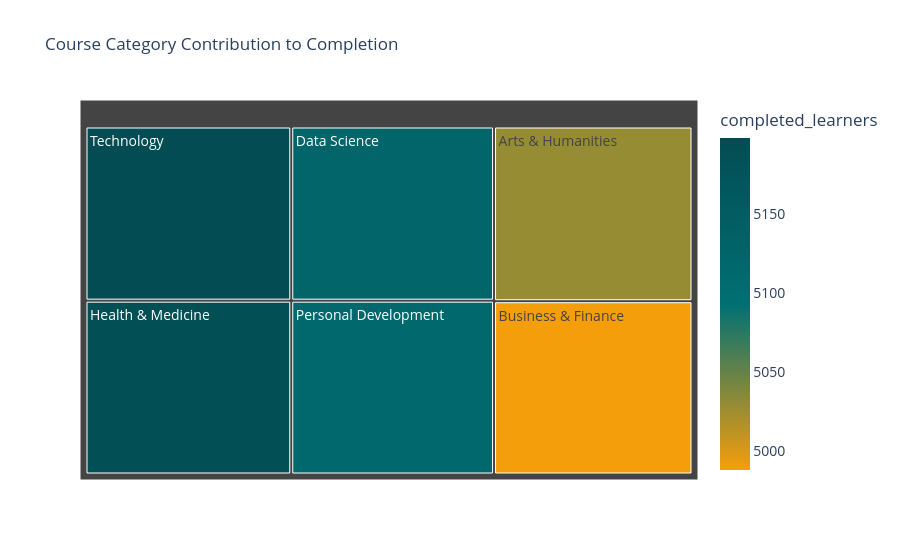

Write notebook code for a chart like this one.
### Code cell
fig = px.treemap(course_completion,
                 path=['course_category'],
                 values='completed_learners',
                 color='completed_learners',
                 color_continuous_scale=[
                     yellow,
                     teal,
                     dark_teal],
                title='Course Category Contribution to Completion')

fig.update_layout(
    paper_bgcolor=white,
    title_font_size = 17,
    font=dict(size=14))

fig.show()

# fig.write_image("chart.png")

### Figure 1 — Plotly figure (JSON) as saved in the notebook; plotly's stock layout.template omitted (floating-point values rounded to 4 significant figures)
{"data": [{"branchvalues": "total", "customdata": [[5029.0], [4988.0], [5124.0], [5188.0], [5113.0], [5198.0]], "domain": {"x": [0, 1], "y": [0, 1]}, "hovertemplate": "labels=%{label}<br>completed_learners_sum=%{value}<br>parent=%{parent}<br>id=%{id}<br>completed_learners=%{color}<extra></extra>", "ids": ["Arts & Humanities", "Business & Finance", "Data Science", "Health & Medicine", "Personal Development", "Technology"], "labels": ["Arts & Humanities", "Business & Finance", "Data Science", "Health & Medicine", "Personal Development", "Technology"], "marker": {"coloraxis": "coloraxis", "colors": [5029.0, 4988.0, 5124.0, 5188.0, 5113.0, 5198.0]}, "name": "", "parents": ["", "", "", "", "", ""], "type": "treemap", "values": [5029.0, 4988.0, 5124.0, 5188.0, 5113.0, 5198.0]}], "layout": {"coloraxis": {"colorbar": {"title": {"text": "completed_learners"}}, "colorscale": [[0, "#F59E0B"], [0.5, "#007074"], [1, "#034C53"]]}, "font": {"size": 14}, "legend": {"tracegroupgap": 0}, "paper_bgcolor": "#FFFFFF", "title": {"font": {"size": 17}, "text": "Course Category Contribution to Completion"}}}
